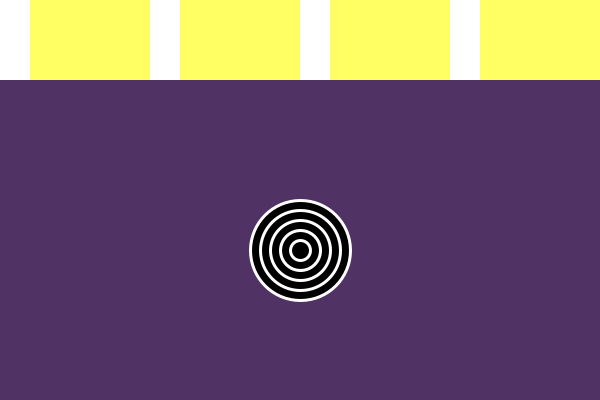
Frame 1 (no input)
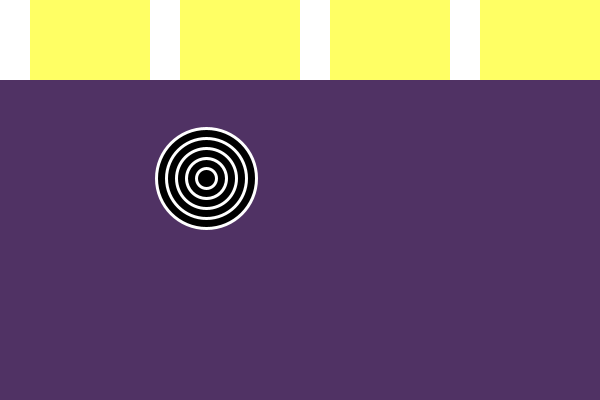
Frame 60 (the mouse pressed at the canvas centre just before this capture)
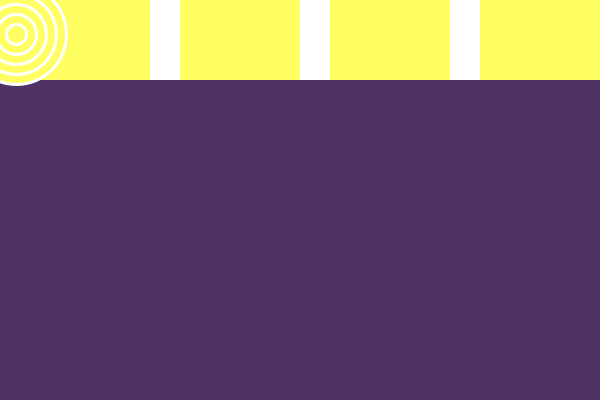
Frame 120 (the mouse held since frame 60 and released just before this capture)

The Processing sketch that drew these frames (run headless with seeded random() and noise(); from frame 60 on, the mouse is pressed at the canvas centre):

// Processing sketch: Wk5PracticeSkillsDemo
// ── Wk5PracticeSkillsDemo.pde
/* COPY EVERYTHING - INCLUDING THE FINAL COMMENT TO YOUR PROCESSING IDE
 
 Live coding test 3, COMP1000 2025
 
 */

float x;
float y;
float dx;
float dy;
boolean isOn = false;
int diameter = 100;
color lampColor;

void setup() {
  size(600, 400);
  x = width / 2;
  y = height / 2;
  float angle = radians(random(0, 360));
  dx = 2 * sin(angle);
  dy = 2 * cos(angle);
  lampColor = color(255, 255, 100);
}

void draw() {
  background(80,50,100);
  noStroke( );

  fill(255, 255, 100);
  rect(0, 0, width, 80);

  for (int offset = 0; offset < width; offset += width / 4) { // changed 10 to 4
    fill(255);
    rect(offset, 0, width / 20, 80);
  }


  if (isOn) {
    fill(lampColor);
  } else {
    fill(0);
  }

  stroke(255);
  strokeWeight(3);
  for (int d = diameter; d > 0; d -= diameter / 5) {
    circle(x, y+50, d);
  }

  if (x > width) {
    x = 0;
  }

  if (x < 0) {
    x = width;
  }
  
while(x==800){
  if (y > height - diameter / 2) {
    dy = -dy;
  }

  if (y < 80 + diameter / 2) {
    dy = -dy;
  }
} 
  
  x = x + dx;
  y = y + dy;
}

void mousePressed() {
  isOn = !isOn;
  float factor = 0.5;

  if (isOn) {
    factor = 2;
  }

  dx = factor * dx;
  dy = factor * dy;
}

/*
 COPY EVERYTHING - INCLUDING THE FINAL COMMENT TO YOUR PROCESSING IDE - THIS IS THE FINAL COMMENT
 */
